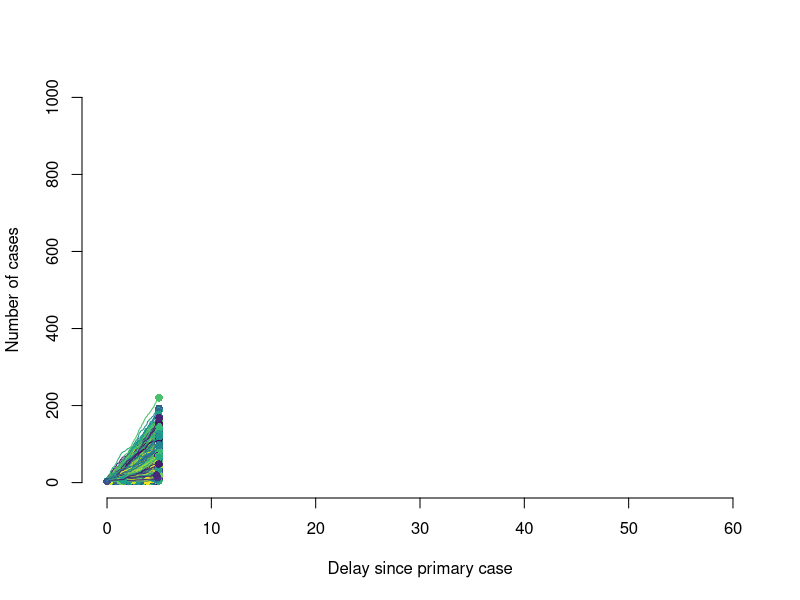

Write R code to recreate this figure.
#######################################################################
## This code describes a branching process model for cholera outbreaks
## during an early growth phase
## Submission: BMC Medicine <title: Early detection of cholera epidemics 
## to support control in fragile and conflict-affected states: estimated 
## delays and potential epidemic sizes>
## Author: Ruwan Ratnayake, October 2020
## Code adapted from Althaus et al 2015 
## <doi:10.1016/S1473-3099(15)70135-0>
#######################################################################

####################
# 0 - Load libraries
####################
library(fitdistrplus)
library(viridis)
library(tidyverse)

################
# 1 - Parameters  
################
SI <- 5 # Kahn (2019): the serial interval for cholera was assumed to follow
SIrate <- 0.1 # a gamma distribution (rate = 0.1, shape = 0.5)
SIshape <- 0.5 # with a median serial interval of 5 days

R <- 2.5 # Effective reproduction number in early phase (From: Azman, 2015)
## If use 1.5 or 2.0, (in same Azman paper and Camacho paper), you would be 
## simulating populations that are vaccinated or unvaccinated, i.e.
## R_0_unvaccinated = 2.2-2.4 and R_0_vaccinated = 1.5-1.9 in South Sudan

k <- 4.5 # Dispersion parameter k is set to 4.5 
# (Moore 2014; used range from 0.0039 to 22028)
cap_cases <- 1000


################
# 2 - Approach
################

set.seed(645)
runs <- 10000
seed <- 3
#Branching process model using seed cases. Repeat
#for 10 and 20 seed cases


#############################
# 3 - Branching process model
#############################

## 1. Simulate outbreak trajectory for 5-day delay
dev.off()
plot(NA,xlim=c(0,60), ylim=c(0,1000),
     xlab="Delay since primary case",
     ylab="Number of cases",frame=FALSE)
cols <- sample(viridis(runs))

(total_cases <- as.data.frame(cbind(1:runs, 0)))

for(i in 1:runs) {
  ## Start with initial seed cases
  cases <- seed
  ## Store infection times of current active cases. 
  ## The seed cases occur at time 0.
  t <- rep(0,seed)
  ## Keep a record of all infection times observed so far.
  times <- t
  ## Simulate transmission generation by generation;
  ## Continue until there are no infectious individuals
  while(cases > 0) {
    ## For each current case, draw how many new infections they 
    ## generate.
    (secondary <- rnbinom(cases,size=k,mu=R))
    ## Tally number of secondary cases
    (sum(secondary))
    ## Create an empty vector that will hold infection times of 
    ## all newly infected individuals.
    t.new <- numeric()
    ## Loop through each secondary case (j)
    for(j in seq_along(secondary)) {
      ## For each case (j), draw a serial interval to produce a set
      ## of infection times for each secondary case
      t.new <- c(t.new,t[j] + rgamma(secondary[j],shape=SIshape[1],
                                     scale=(1/SIrate)))
    }
    (t.new)
    
    ## Tally the number of secondary cases, by summing the list of
    ## secondary cases produced by each seed case. However, only 
    ## count them if they are < 1000 cases (cap_cases). 
    ## Otherwise cases go to zero and end that simulation and proceed
    ## to the next simulation.
    
    #(cases <- ifelse(length(times) + sum(secondary) <= cap_cases,
    #                sum(secondary), 0))
    
    new_cases <- sum(secondary)
    
    if(length(times) + new_cases >= cap_cases) {
      break}
    
    # We're calling t.new 't' now
    t <- t.new
    
    ## Append infection times of the 3 seeds (all times = 0) to
    ## infection times of secondary cases (all times > 0)
    #times <- c(times, t.new)
    (times <- c(times, t.new))
    
    cases <- new_cases
    
  }
  # Restrict infection times to within the delay period of 5 days
  (times <- times[times<=5])
  # Plot graph based on restricted infection times
  lines(sort(times), 1:length(times), col=cols[i], lwd=1)
  points(max(times), length(times), col=cols[i], pch=16)
  # Tally total number of cases in this outbreak
  #total_cases[i] <- length(times)
  (total_cases[i,2] <- length(times))
}

print(total_cases.median <- median(total_cases[,2]))
print(total_cases.sd <- sd(total_cases[,2]))
print(total_cases.range <- range(total_cases[,2]))
#Number of outbreaks <20 cases based on total_cases table
total_cases %>% group_by(V2 < 20) %>% 
  summarize(n = n()) %>% mutate(freq = n / sum(n)*100) 
# identify which runs violate the cap (if any) to make sure code is working
max(total_cases[,2])
which(total_cases[,2] > 1000)


#Transform into log scale
lsm=log(total_cases.median)-(1/2)*log((total_cases.sd/total_cases.median)^2+1)
lssd=sqrt(log((total_cases.sd/total_cases.median)^2+1))
plnorm(20, lsm, lssd)
1-plnorm(20, lsm, lssd)
